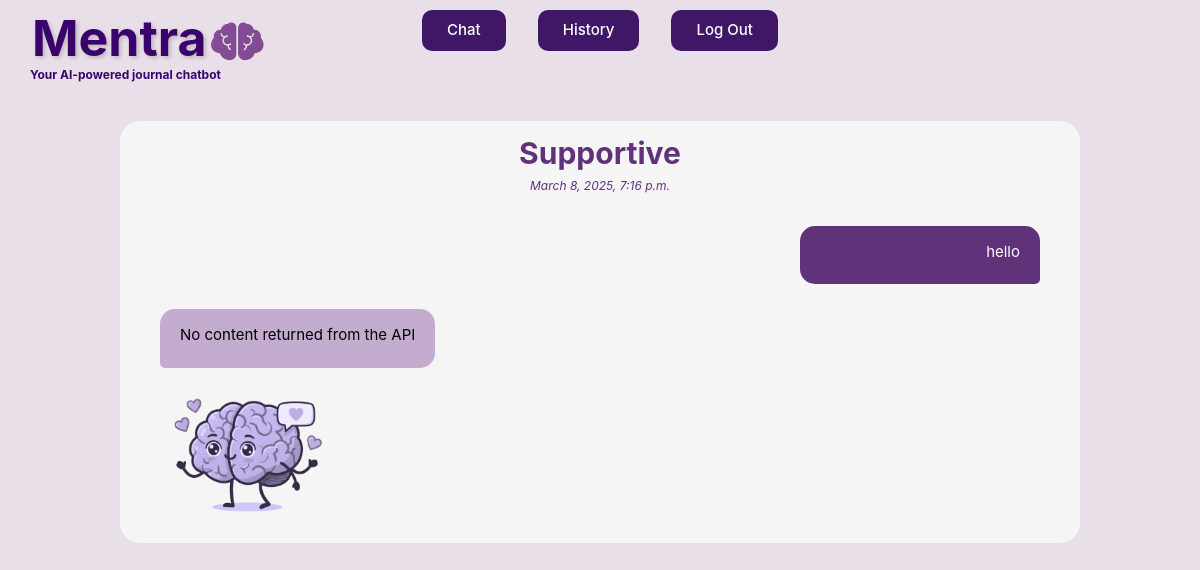
/response (signed in), run on an earlier commit of the app's database.
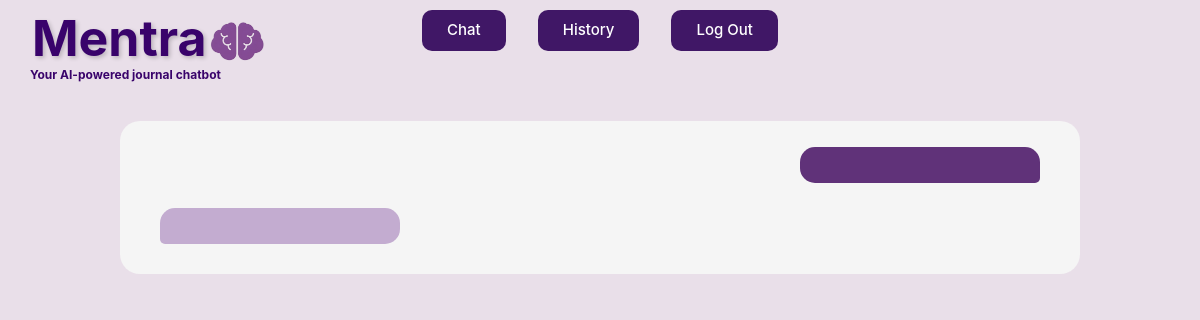
And on a later commit of the database.
### application/models.py (models this page shows, shortened)
class JournalLog(models.Model):
    input = models.CharField(max_length=1000)
    output = models.CharField(max_length=3000)
    category = models.ForeignKey(Category, on_delete=models.CASCADE, blank=True, null=True, related_name="log_category")
    date_time = models.DateTimeField()
    owner = models.ForeignKey(User, on_delete=models.CASCADE, blank=True, null=True, related_name="log_user")

class Category(models.Model):
    category_name = models.CharField(max_length=30, default="")
    category_description = models.CharField(max_length=1000, default="")
    icon_url = models.CharField(max_length=1000, default="")
    mascot_url = models.CharField(max_length=1000, default="")
    def __str__(self):
        return self.category_name

### application/views.py (the view)
# urls.py: path("response", views.response, name="response"),
def response(request):
    journal_log_id = request.session.get("journal_log_id")
    journal_log_data = None
    if journal_log_id:
        try:
            journal_log_data = JournalLog.objects.get(id=journal_log_id)
        except JournalLog.DoesNotExist:
            journal_log_data = None  # Handle missing entry gracefully
    return render(request, "application/response.html", {
        "journal_log": journal_log_data,
    })

### application/templates/application/response.html
{% extends "application/layout.html" %}
{% load static %}
{% block body %}
    <div class="chat-container">
        <div class="chat-meta">
            <p class="chat-category">{{ journal_log.category }}</p>
            <p class="chat-time">{{ journal_log.date_time }}</p>
        </div>
        <div class="chat-message user-message">
            <p>{{ journal_log.input }}</p>
        </div>
        <div class="chat-message ai-message">
            <p>{{ journal_log.output }}</p>
        </div>
        <div class="mascot">
            {% if journal_log.category.category_name == "Supportive" %}
                <img src="{% static 'application/images/brain1.png' %}" alt="Mascot" class="mascot1">
            {% elif journal_log.category.category_name == "Insightful" %}
                <img src="{% static 'application/images/brain2.png' %}" alt="Mascot" class="mascot2">
            {% elif journal_log.category.category_name == "Actionable" %}
                <img src="{% static 'application/images/brain3.png' %}" alt="Mascot" class="mascot3">
            {% endif %}
        </div>
    </div>
{% endblock %}

### application/templates/application/layout.html (shortened to what this page needs)
{% load static %}
<!DOCTYPE html>
<html lang="en">
  <head>
    <link
      rel="stylesheet"
      href="https://stackpath.bootstrapcdn.com/bootstrap/4.4.1/css/bootstrap.min.css"
    />
    <link href="{% static 'application/styles.css' %}" rel="stylesheet" />
  </head>
  <body>
    <div class="main">
      {% if user.is_authenticated %}
        <nav class="navbar navbar-expand-lg justify-content-center">
          <div class="container">
            <div class="full-nav-logo d-flex align-items-center">
                <div class="nav-title-container">
                <p class="nav-title">Mentra</p>
                <p class="nav-subtitle">Your AI-powered journal chatbot</p>
                </div>
                <img
                class="nav-logo"
                src="{% static 'application/images/mentra_logo.png' %}"
                alt="Mentra Logo"
                />
            </div>
            <ul class="navbar-nav d-flex flex-row align-items-center ms-auto">
            <li class="nav-item mx-3">
                <a
                class="nav-link btn btn-purple px-4 py-2"
                href="{% url 'homepage' %}"
                style="border-radius: 10px; font-weight: 500"
                >Chat</a
                >
            </li>
            <li class="nav-item mx-3">
                <a
                class="nav-link btn btn-purple px-4 py-2"
                href="{% url 'history_render_category' %}"
                style="border-radius: 10px; font-weight: 500"
                >History</a
                >
            </li>
            <li class="nav-item mx-3">
                <a
                class="nav-link btn btn-purple px-4 py-2"
                href="{% url 'logout' %}"
                style="border-radius: 10px; font-weight: 500"
                >Log Out</a
                >
            </li>
            </ul>
          </div>
        </nav>
    {% endif %}
    {% block body %}
    {% endblock %}
    </div>
  </body>
</html>

### application/static/application/styles.css (style rules this page uses)
html, body { min-height: 100vh; margin: 0; padding: 0; overflow: auto; background-color: #e9dfe9; }
.container { min-height: 100%; width: 100%; background-color: inherit; }
:root { --primary-color: rgb(57, 3, 107); --secondary-color: rgb(128, 71, 182); }
.main { color: black; font-optical-sizing: auto; font-style: normal; width: 100%; height: 100%; }
.btn-purple { background-color: rgb(64, 23, 102) !important; color: #ffffff !important; font-size: 15px !important; padding-block: 10px; padding-left: 15px; padding-right: 15px; border-radius: 10px; margin-bottom: 20px; }
.navbar { position: relative; width: 100%; padding: 10px 20px; }
.navbar-nav { justify-content: center; width: 100%; }
.nav-item { color: rgb(57, 3, 107) !important; }
.nav-title { text-shadow: 2px 2px 4px rgba(0, 0, 0, 0.2); margin-bottom: 0px; font-size: 50px; color: rgb(57, 3, 107); font-weight: 700; margin-left: 12px; }
.nav-logo { mix-blend-mode: multiply; width: 75px; position: absolute; top: 6px; left: 200px; }
.nav-title-container { position: absolute; top: 1px; left: 20px; text-align: left; }
.nav-subtitle { font-size: 12px; color: rgb(57, 3, 107); font-weight: 700; margin-top: -10px; margin-left: 10px; }
.chat-container { display: flex; flex-direction: column; gap: 15px; width: 80vw; margin: 30px auto; padding-top: 10px; padding-left: 40px; padding-right: 40px; padding-bottom: 15px; border-radius: 20px; background-color: #f5f5f5; margin-top: 40px; }
.chat-meta { text-align: center; color: #603279; margin-bottom: 0px; }
.chat-message { border-radius: 15px; max-width: 75%; word-wrap: break-word; display: inline-block; padding-top: 15px; padding-left: 20px; padding-right: 20px; padding-bottom: 5px; }
.user-message { background-color: #603279; font-size: 15px; color: white; align-self: flex-end; text-align: right; border-bottom-right-radius: 5px; border-bottom-left-radius: 15px; min-width: 20vw; margin-bottom: 10px; }
.ai-message { background-color: #c3acd0; font-size: 15px; color: black; align-self: flex-start; text-align: left; border-bottom-left-radius: 5px; border-bottom-right-radius: 15px; min-width: 20vw; position: relative; }

What changed in the data, as far as the page shows it:
removed JournalLog: category "Supportive", date_time "March 8, 2025, 7:16 p.m.", input "hello", output "No content returned from the API"
